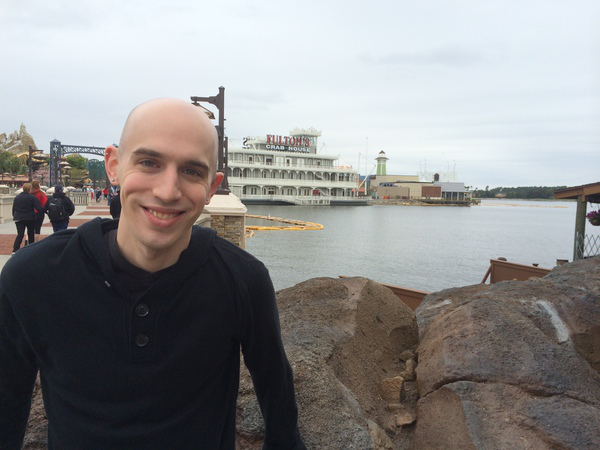
#> input picture images/florida_trip.png, 600 x 450 px
$ python drawing.py   (Python 2 division)
#> lines starting #> are read from the running program, lines starting #| are printed output that depends on the picture; after the words box and inside, x2 and y2 are one past the last pixel; in counts of white or black regions, pixels touching at a corner belong together
import sys
import numpy as np
import cv2

try:

    canvas = np.zeros( (300, 300, 3), dtype="uint8" )

    # draw a green line from top left corner of our canvas
    # bottom right

    green = (0, 255, 0)
    cv2.line(canvas, (0, 0), (300, 300), green)
    cv2.imshow("Canvas", canvas)
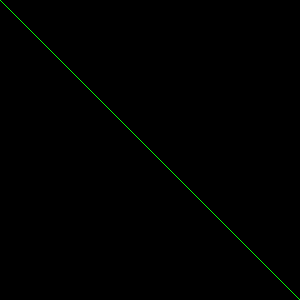
#> window 'Canvas': shape (300, 300, 3); mean B, G, R 0, 0.8, 0
    cv2.waitKey(33)


    # now, draw a 3 pixel thick red line from top-right corner
    # to bottom-left

    red = (0, 0, 255)
    cv2.line(canvas, (300, 0), (0, 300), red, 3)
    cv2.imshow("Canvas", canvas)
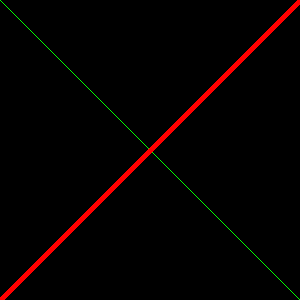
#> window 'Canvas': shape (300, 300, 3); mean B, G, R 0, 0.8, 5.9
    cv2.waitKey(33)

    # draw rectangle with different colors and thickness.

    cv2.rectangle(canvas, (10, 10), (50, 50), green )
    cv2.imshow("Canvas", canvas)
    cv2.waitKey(33)

    cv2.rectangle(canvas, (50, 200), (200, 225), red, 5 )
    cv2.imshow("Canvas", canvas)
    cv2.waitKey(33)

    blue = (255, 0, 0)
    cv2.rectangle(canvas, (200, 50), (225, 125), blue, -1 )
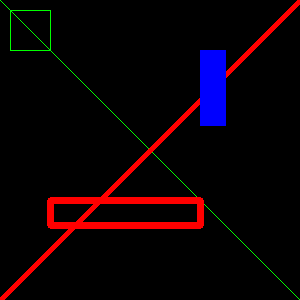
#> canvas: shape (300, 300, 3); mean of channels 0, 1, 2 5.6, 1.3, 12; drawn as B, G, R
    cv2.imshow("Canvas", canvas)
    # while(1):
    #     cv2.waitKey(33)

    # draw circle at the center of the canvas

    circle_canvas = np.zeros( (300, 300, 3), dtype="uint8" )
    (centerX, centerY) = (circle_canvas.shape[1]/2, canvas.shape[0]/2)
#> centerX = 150; centerY = 150
    white = (255, 255, 255)

    for r in xrange(0, 175, 25):
        cv2.circle(circle_canvas, (centerX, centerY), r, white )
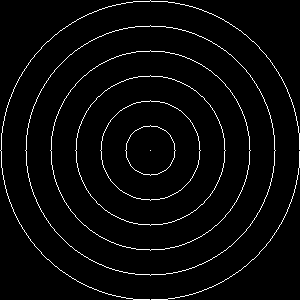
#> circle_canvas: shape (300, 300, 3); 3.3% white in thin lines or dots

    # draw concentric circles

    cv2.imshow("Canvas", circle_canvas)
    # while(1):
        # cv2.waitKey(33)

    for i in xrange(0, 25):
        radius = np.random.randint(5, high=20)
        color = np.random.randint(0, high=256, size=(3,)).tolist()
        pt = np.random.randint(0, high=300, size=(2,))

        print str(radius), str(color), str(pt)

        cv2.circle(circle_canvas, tuple(pt), radius, color, -1)
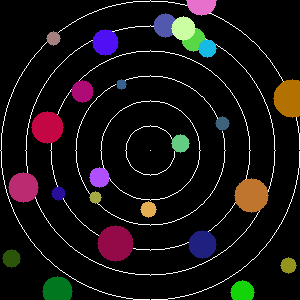
#> circle_canvas: shape (300, 300, 3); 11.51% of pixels changed, all inside (x1, y1, x2, y2) = (2, 0, 300, 300); drawn as B, G, R
    cv2.imshow("Canvas", circle_canvas)
    # while(1):
    #     cv2.waitKey(33)

    image = cv2.imread("images/florida_trip.png")
#> image is the input picture: shape (450, 600, 3); mean B, G, R 139.9, 140.1, 141

    cv2.circle(image, (168, 188), 90, (0, 0, 255), 2 )
    cv2.circle(image, (150, 164), 10, (0, 0, 255), -1)
    cv2.circle(image, (192, 174), 10, (0, 0, 255), -1)
    cv2.rectangle(image, (134, 200), (186, 218), (0, 0, 255), -1)
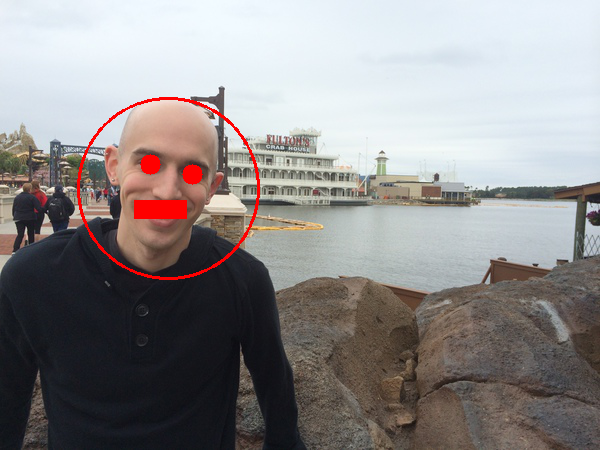
#> image: shape (450, 600, 3); mean B, G, R 138.6, 138.7, 142.6

    cv2.imshow("Output", image)
    while(1):
        cv2.waitKey(33)

except KeyboardInterrupt:
    # save the image -- OpenCV handles converting filetypes
    # automatically
    print "Exiting."
    sys.exit(0)

$ run again, with images/giraffe.png copied over images/florida_trip.png
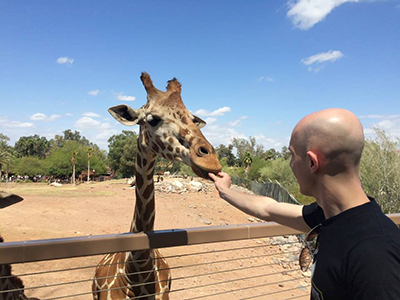
#> input picture images/giraffe.png, 400 x 300 px
#> image is the input picture: shape (300, 400, 3); mean B, G, R 150.5, 143.8, 139.8
#> `cv2.rectangle(image, (134, 200), (186, 218), (0, 0, 255), -1)`:
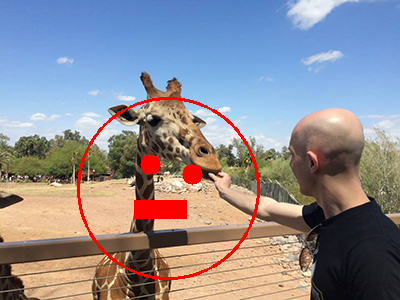
#> image: shape (300, 400, 3); mean B, G, R 147.3, 140, 142.5

$ run again, with images/grand_canyon.png copied over images/florida_trip.png
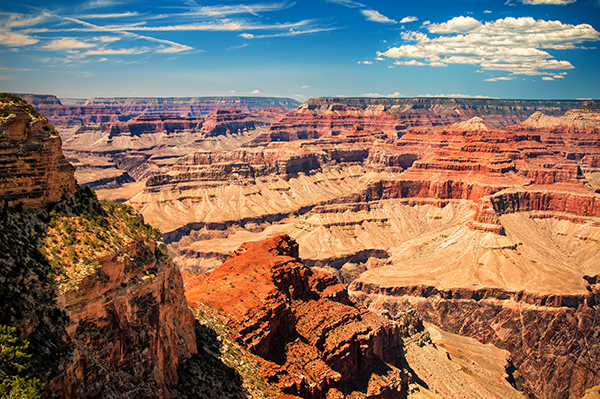
#> input picture images/grand_canyon.png, 600 x 399 px
#> image is the input picture: shape (399, 600, 3); mean B, G, R 97.3, 113.1, 138.6
#> `cv2.rectangle(image, (134, 200), (186, 218), (0, 0, 255), -1)`:
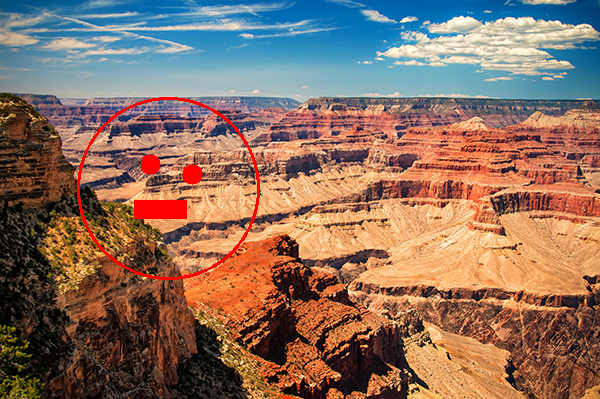
#> image: shape (399, 600, 3); mean B, G, R 95.9, 111.4, 139.7

$ run again, with images/maxresdefault.jpg saved as images/florida_trip.png
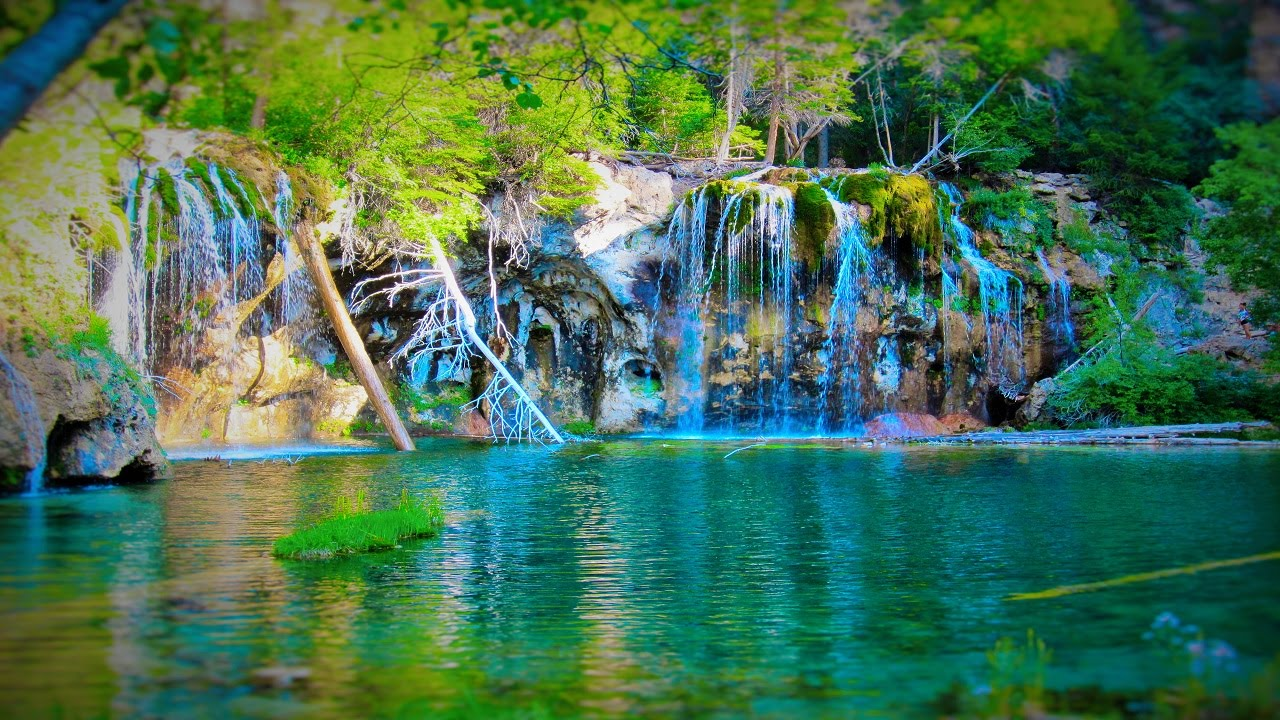
#> input picture images/maxresdefault.jpg, 1280 x 720 px
#> image is the input picture: shape (720, 1280, 3); mean B, G, R 83.6, 114.4, 70.8
#> `cv2.rectangle(image, (134, 200), (186, 218), (0, 0, 255), -1)`:
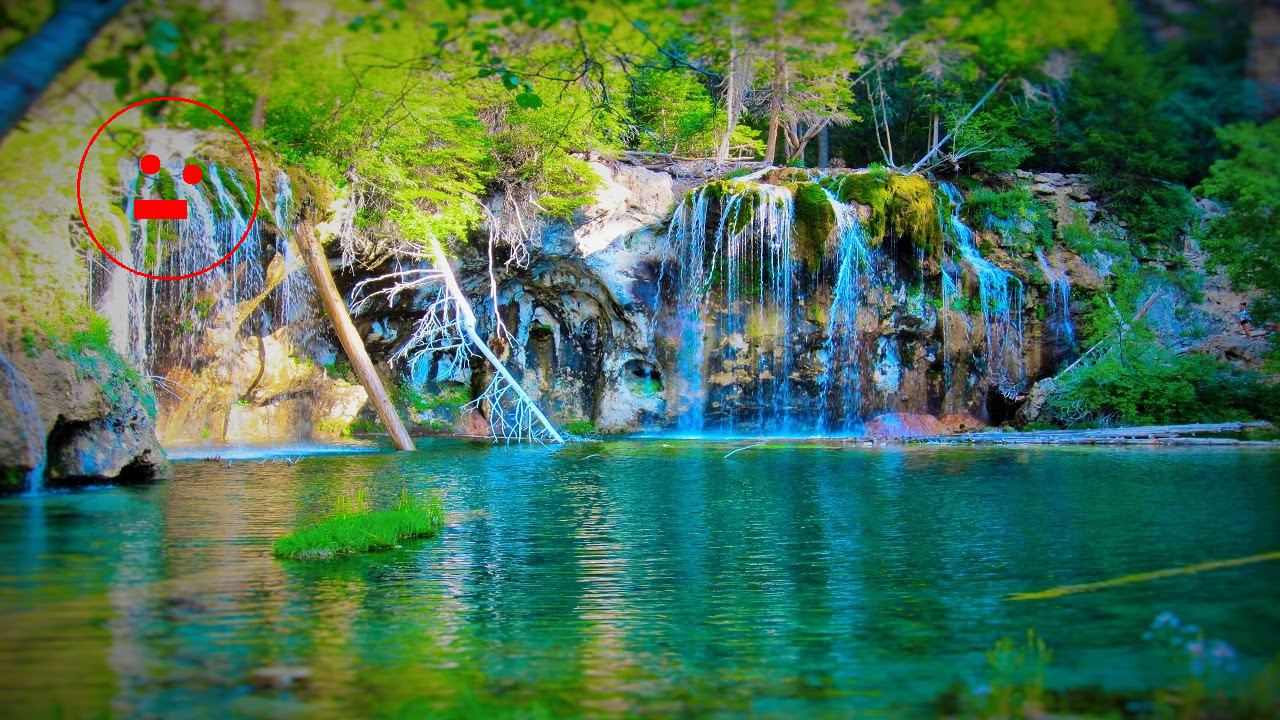
#> image: shape (720, 1280, 3); mean B, G, R 83.3, 113.9, 71.3
